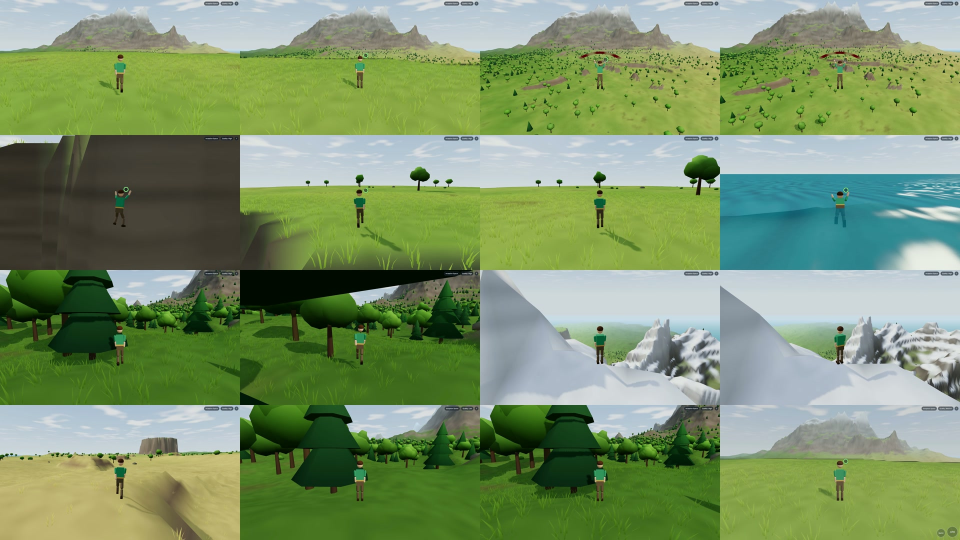
#> input picture wild-raw/2026-11-07/review-contact-sheet.jpg, 1920 x 1080 px (shown at 1/2 size)
$ python -i circle_pack.py   (imports and definitions only)
#> lines starting #> are read from the running program, lines starting #| are printed output that depends on the picture
"""Hand-drawn circles (owner 2026-11-04): the pack the owner draws on, and reading the drawings back.

  pack OUT_DIR       画圈位置参考.pdf (where each circle goes, numbered) and 画圈-在这里画.pdf (clean pages to draw on)
  ingest PDF|DIR     read the owner's strokes (PDF ink annotations, or red pixels on the clean pages) into
                     src/data/impressionism-strokes.json; marks not drawn keep a placeholder

Each page is one painting at PAGE_W wide with a caption strip under it; pages.json in OUT_DIR records
where the picture sits on each page so strokes map back to picture fractions.
"""
import json
import math
import sys
from pathlib import Path

from PIL import Image, ImageDraw, ImageFont

ROOT = Path(__file__).resolve().parents[2]
# [1 line that did not run here, left out]
IMG = ROOT / 'public/impressionism-secret/img'
STROKES = ROOT / 'src/data/impressionism-strokes.json'
PAGE_W, STRIP = 1600, 260
FONT = '/System/Library/Fonts/Hiragino Sans GB.ttc'
RED = (230, 30, 30)


def font(size):
    return ImageFont.truetype(FONT, size)


def picture(name):
    return Image.open(IMG / f'{name}.jpg').convert('RGB')


# [69 lines left out: functions page, pack, placeholder, strokes, not called in this run]


DPI = 150  # pack pages are saved at 150 dpi: PDF points = pixels * 72 / DPI


def geometry():
    """Per page: the painting, its marks and where the picture sits (same layout as page())."""
    out = []
    for p in MARKS['paintings']:
        w, h = Image.open(IMG / f"{p['img']}.jpg").size
        out.append({**p, 'pic_h': round(h * PAGE_W / w)})
    return out


# [65 lines left out: functions centerline, assign, from_pdf, not called in this run]


def from_pixels(images):
    """Red strokes on the clean pages (PNG copies, or a flattened PDF rendered at DPI)."""
    import numpy as np
    from scipy import ndimage
    got = {}
    for n, g in enumerate(geometry(), 1):
        f = images.get(n)
        if f is None:
            continue
        im = np.asarray(Image.open(f).convert('RGB').resize((PAGE_W, g['pic_h'] + STRIP)), int)[:g['pic_h']]
        clean = np.asarray(page(g, n, False)[0], int)[:g['pic_h']]
        r, gg, b = im[..., 0], im[..., 1], im[..., 2]
        red = (r > 140) & (r - gg > 70) & (r - b > 60) & (np.abs(im - clean).sum(-1) > 60)
        red = ndimage.binary_closing(red, iterations=2)
        lab, k = ndimage.label(ndimage.binary_dilation(red, iterations=4))
        found = []
        for i in range(1, k + 1):
            ys, xs = np.nonzero((lab == i) & red)
            if len(xs) < 150:
                continue
            found.append([(x / PAGE_W, y / g['pic_h']) for x, y in centerline(xs, ys)])
        got.update(assign(g, found))
    return got


# [117 lines left out: functions ingest, artist_loop, fit_loop, guide, artist_loop_true, preview, not called in this run]


# [2 lines not run here, left out]

>>> import cv2
>>> picture = cv2.imread('../../wild-raw/2026-11-07/review-contact-sheet.jpg', cv2.IMREAD_GRAYSCALE)
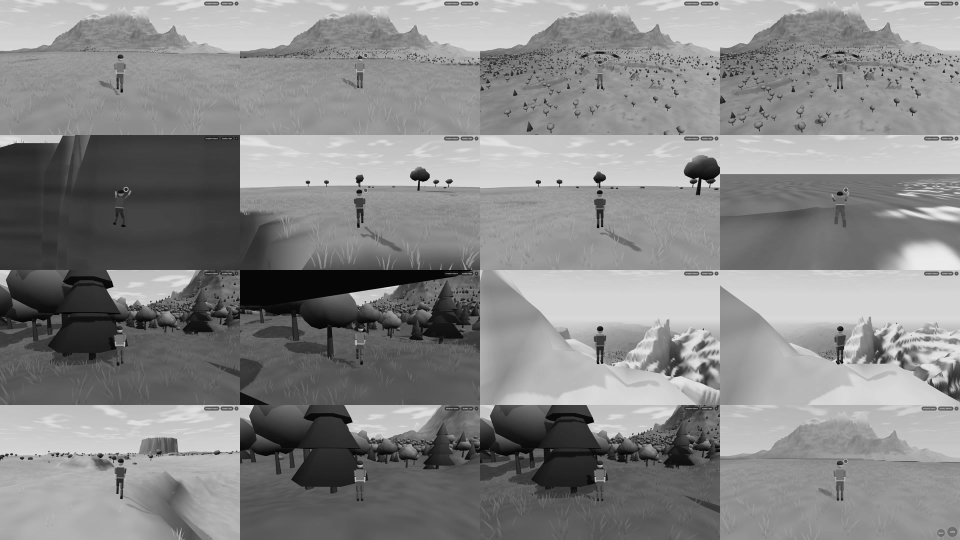
#> picture: shape (1080, 1920) (shown at 1/2 size); min 0, max 241, mean 135.2
#> (the run stopped early here; a loop or call above may not have finished)
